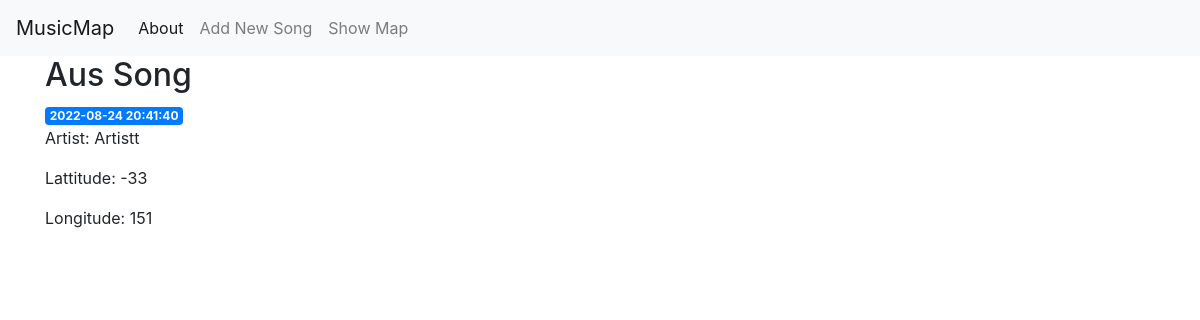
Page /6 on the committed database.
### tables this page shows
CREATE TABLE posts(
    id INTEGER PRIMARY KEY AUTOINCREMENT,
    created TIMESTAMP NOT NULL DEFAULT CURRENT_TIMESTAMP,
    title TEXT NOT NULL,
    content TEXT NOT NULL,
    lat INTEGER,
    lon INTEGER
);

### app.py (the view)
@app.route('/<int:post_id>')
def post(post_id):
    post = get_post(post_id)
    return render_template('post.html', post=post)

### app.py (called while the page is built)
def get_db_connection():
    conn = sqlite3.connect('database.db')
    conn.row_factory = sqlite3.Row
    return conn

def get_post(post_id):
    conn = get_db_connection()
    post = conn.execute('SELECT * FROM posts WHERE id = ?', (post_id,)).fetchone()
    conn.close()
    if post is None:
        abort(404)
    return post

### templates/post.html
{% extends 'base.html' %}
{% block content %}
	<h2>{% block title %} {{ post['title'] }} {% endblock %}</h2>
	<span class="badge badge-primary">{{ post['created'] }}</span>
	<p>Artist: {{ post['content'] }}</p>
	<p>Lattitude: {{ post['lat'] }}</p>
	<p>Longitude: {{ post['lon'] }}</p>
{% endblock %}

### rows in the picture
posts: title "Aus Song", created "2022-08-24 20:41:40", content "Artistt", lat "-33", lon "151"
